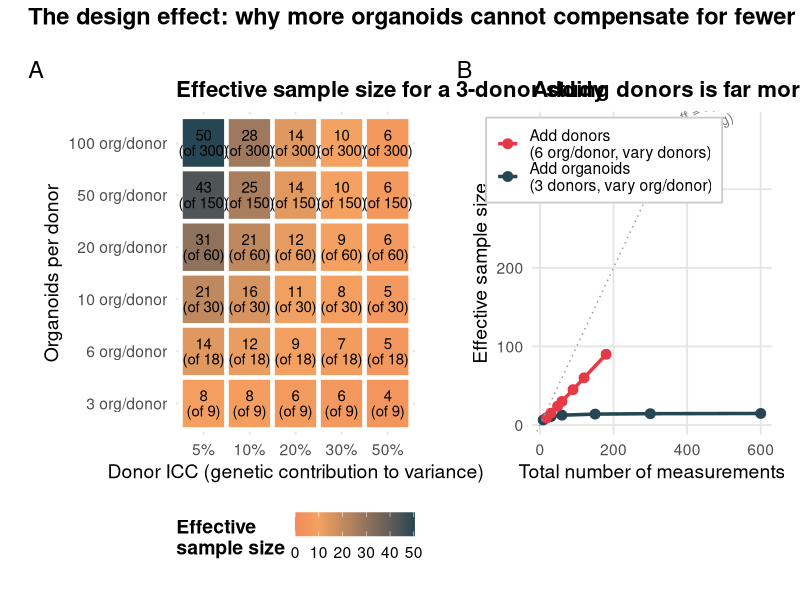
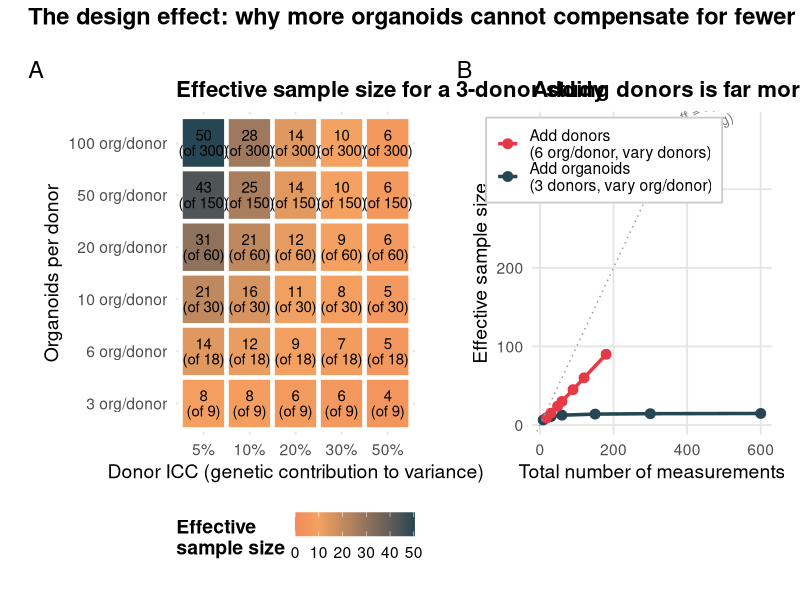
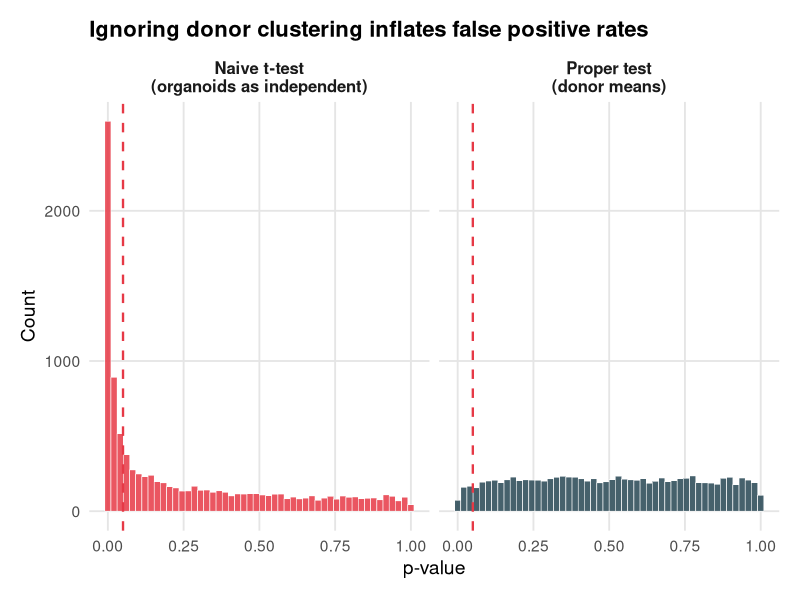
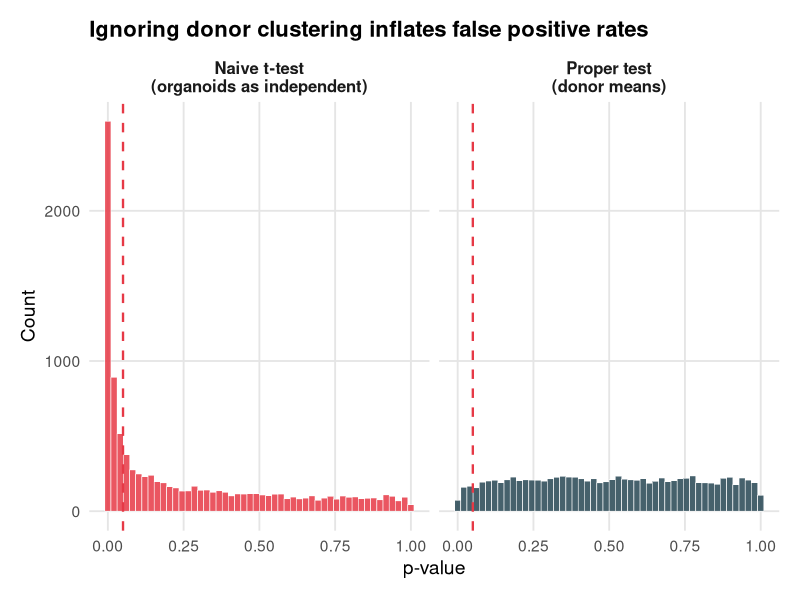
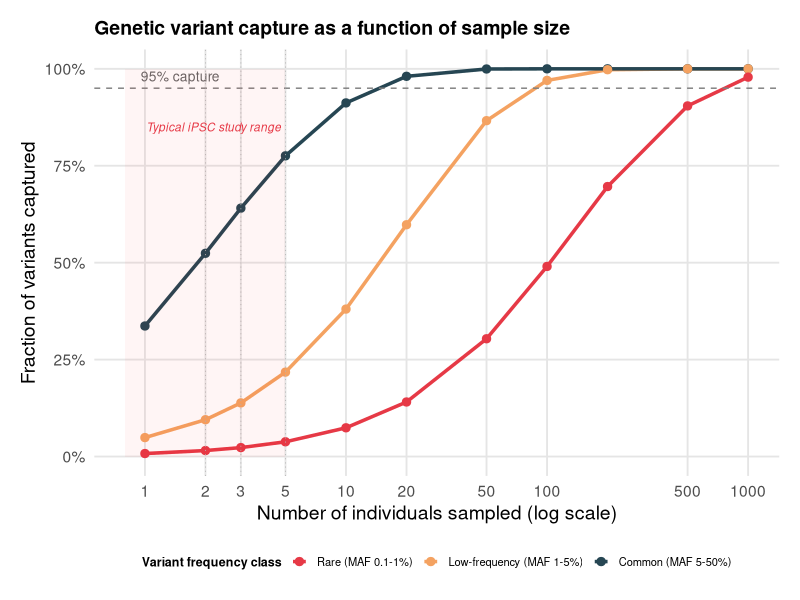
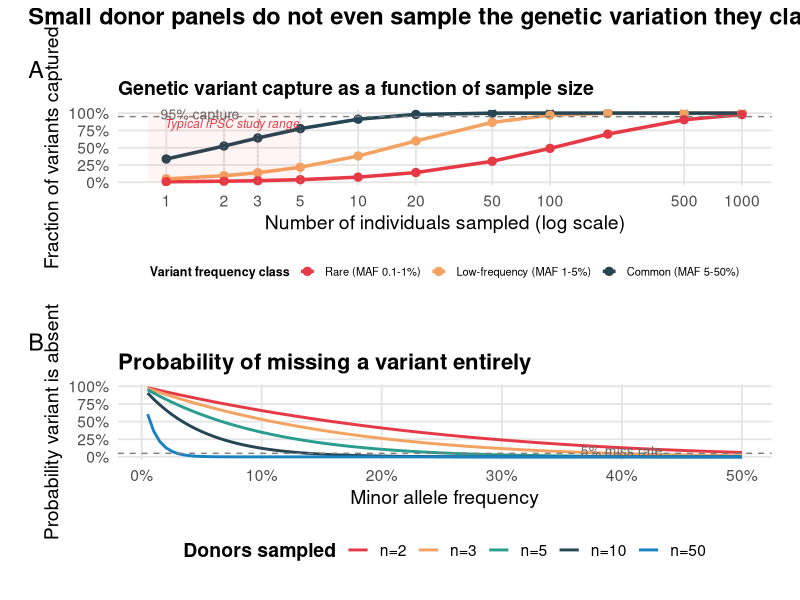
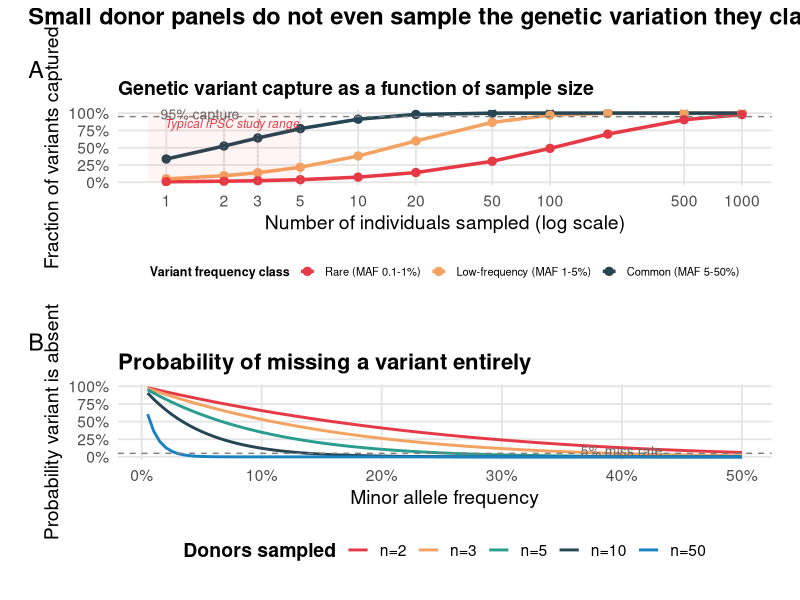
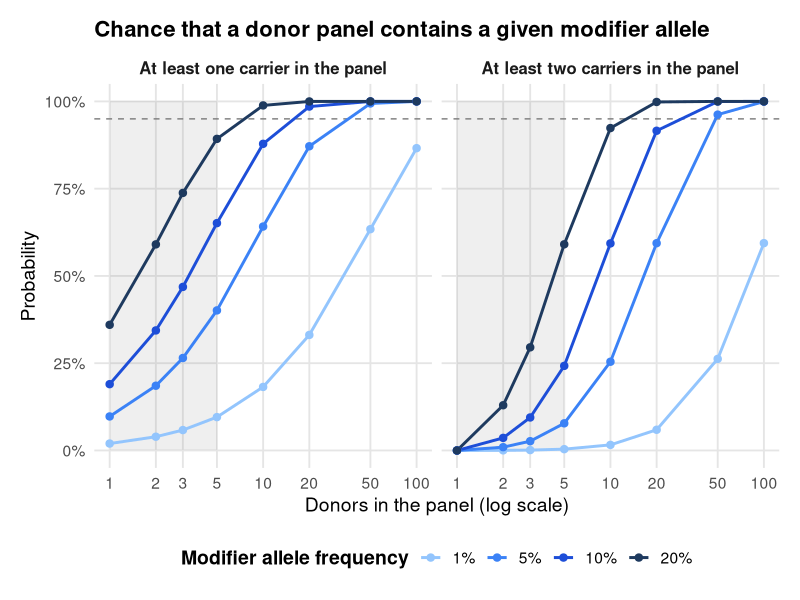

Generate these figures, in order, with R:
################################################################################
# Analytical Arguments: Design Effect, Population Genetics, and Exact CIs
#
# These three analyses require NO simulation, they are closed-form results
# that complement the Monte Carlo framework.
#
# Part A: Design Effect / Effective Sample Size
# Part B: Population Genetics, Variant Capture by n Individuals
# Part C: Exact Confidence Intervals for ICC from F-distribution
#
################################################################################


library(ggplot2)
library(dplyr)
library(tidyr)
library(patchwork)
library(scales)


theme_pub <- theme_minimal(base_size = 14) +
  theme(
    plot.title = element_text(face = "bold", size = 16, hjust = 0),
    plot.subtitle = element_text(size = 11, color = "grey40", hjust = 0),
    panel.grid.minor = element_blank(),
    panel.grid.major = element_line(color = "grey90"),
    legend.position = "bottom",
    legend.title = element_text(face = "bold"),
    strip.text = element_text(face = "bold", size = 12),
    plot.margin = margin(15, 15, 15, 15)
  )


################################################################################
# PART A: DESIGN EFFECT / EFFECTIVE SAMPLE SIZE
#
# The design effect (Kish, 1965) quantifies the loss of information due to
# clustering. When observations within a cluster (donor) are correlated,
# the effective sample size is smaller than the nominal sample size.
#
#   DEFF = 1 + (m - 1) * ICC
#   n_effective = n_total / DEFF
#
# where m = number of observations per cluster (organoids per donor)
# and ICC = intraclass correlation (donor-level variance / total variance).
#
# Consequences:
#   - p-values from naive tests (ignoring clustering) are anti-conservative
#   - confidence intervals are too narrow
#   - the "large n" from many organoids is misleading
#
################################################################################

cat("=== PART A: Design Effect ===\n\n")

# Parameter grid
n_donors_vec <- c(1, 2, 3, 5, 10)
m_per_donor  <- c(3, 6, 10, 20, 50, 100)
icc_vec      <- c(0.05, 0.10, 0.20, 0.30, 0.50)

# Compute design effect table
deff_data <- expand.grid(
  n_donors = n_donors_vec,
  m = m_per_donor,
  icc = icc_vec
) %>%
  mutate(
    n_total = n_donors * m,
    deff = 1 + (m - 1) * icc,
    n_effective = n_total / deff,
    # Ratio: what fraction of your data is "real"?
    efficiency = n_effective / n_total,
    # Labels
    icc_label = paste0("ICC = ", icc * 100, "%"),
    config = paste0(n_donors, " donors \u00D7 ", m, " org.")
  )

# Print key examples
cat("Key examples (what your n really is):\n\n")
cat(sprintf("%-30s  %6s  %6s  %10s  %s\n",
            "Design", "Total", "ICC", "Effective", "Efficiency"))
cat(paste(rep("-", 75), collapse = ""), "\n")

examples <- deff_data %>%
  filter(
    (n_donors == 3 & m %in% c(6, 20, 50) & icc %in% c(0.10, 0.20, 0.30)) |
    (n_donors == 1 & m %in% c(50, 100) & icc %in% c(0.20, 0.30)) |
    (n_donors == 5 & m %in% c(10, 50) & icc %in% c(0.20, 0.30)) |
    (n_donors == 10 & m %in% c(10, 50) & icc %in% c(0.20, 0.30))
  ) %>%
  arrange(n_donors, m, icc)

for (i in 1:nrow(examples)) {
  row <- examples[i, ]
  cat(sprintf("%-30s  %6d  %5.0f%%  %10.1f  %5.0f%%\n",
              row$config, row$n_total, row$icc * 100,
              row$n_effective, row$efficiency * 100))
}

# ---------- FIGURE A1: Effective sample size heatmap ----------

heatmap_3d <- deff_data %>%
  filter(n_donors == 3) %>%
  mutate(
    m_label = factor(paste0(m, " org/donor"),
                     levels = paste0(m_per_donor, " org/donor")),
    icc_pct = factor(paste0(icc * 100, "%"),
                     levels = paste0(icc_vec * 100, "%")),
    eff_label = sprintf("%.0f\n(of %d)", n_effective, n_total)
  )

pA1 <- ggplot(heatmap_3d, aes(x = icc_pct, y = m_label, fill = n_effective)) +
  geom_tile(color = "white", linewidth = 1.5) +
  geom_text(aes(label = eff_label), size = 3.8, lineheight = 0.85) +
  scale_fill_gradient2(
    low = "#E63946", mid = "#F4A261", high = "#264653",
    midpoint = 10, limits = c(0, NA)
  ) +
  labs(
    title = "Effective sample size for a 3-donor study",
    x = "Donor ICC (genetic contribution to variance)",
    y = "Organoids per donor",
    fill = "Effective\nsample size"
  ) +
  theme_pub +
  theme(panel.grid = element_blank(), axis.ticks = element_blank())

# ---------- FIGURE A2: Effective n across designs ----------

# Compare: what do you gain from more donors vs more organoids?
comparison_data <- bind_rows(
  # Strategy 1: add organoids (keep 3 donors)
  tibble(
    strategy = "Add organoids\n(3 donors, vary org/donor)",
    m = c(3, 6, 10, 20, 50, 100, 200),
    n_donors = 3,
    icc = 0.20
  ),
  # Strategy 2: add donors (keep 6 organoids)
  tibble(
    strategy = "Add donors\n(6 org/donor, vary donors)",
    m = 6,
    n_donors = c(3, 5, 8, 10, 15, 20, 30),
    icc = 0.20
  )
) %>%
  mutate(
    n_total = n_donors * m,
    deff = 1 + (m - 1) * icc,
    n_effective = n_total / deff
  )

pA2 <- ggplot(comparison_data,
              aes(x = n_total, y = n_effective, color = strategy)) +
  geom_line(linewidth = 1.2) +
  geom_point(size = 3) +
  geom_abline(slope = 1, intercept = 0, linetype = "dotted", color = "grey60") +
  annotate("text", x = 400, y = 380,
           label = "Ideal: n_eff = n_total\n(no clustering)",
           color = "grey50", size = 3.5, hjust = 0.5, angle = 25) +
  scale_color_manual(values = c("#E63946", "#264653")) +
  labs(
    title = "Adding donors is far more efficient than adding organoids",
    x = "Total number of measurements",
    y = "Effective sample size",
    color = NULL
  ) +
  theme_pub +
  theme(legend.position = c(0.3, 0.85),
        legend.background = element_rect(fill = "white", color = "grey80"))

pA <- pA1 + pA2 +
  plot_annotation(
    tag_levels = "A",
    title = paste0("The design effect: why more organoids cannot compensate ",
                   "for fewer donors"),
    theme = theme(plot.title = element_text(face = "bold", size = 17))
  )

ggsave("figA_design_effect.pdf", pA, width = 16, height = 8, dpi = 300)
ggsave("figA_design_effect.png", pA, width = 16, height = 8, dpi = 300)



# ---------- FIGURE A3: Anti-conservative p-values ----------
# Show what happens to a t-test when you ignore clustering

cat("\nSimulating anti-conservative p-values from naive t-test\n")

set.seed(42)
n_sims <- 10000

# Scenario: 3 donors per group, 20 organoids per donor, ICC=0.20
# Treatment has NO effect (null is true)
# Compare: naive t-test on all 60 obs vs proper test on donor means

naive_p <- numeric(n_sims)
proper_p <- numeric(n_sims)

n_per_group <- 3
m_per <- 20
icc_sim <- 0.20
donor_sd <- sqrt(icc_sim / (1 - icc_sim))  # residual SD = 1

for (sim in 1:n_sims) {
  # Group A: 3 donors, no treatment effect
  donors_a <- rnorm(n_per_group, 0, donor_sd)
  y_a <- rep(donors_a, each = m_per) + rnorm(n_per_group * m_per)
  donor_id_a <- rep(1:n_per_group, each = m_per)

  # Group B: 3 donors, no treatment effect (null is true)
  donors_b <- rnorm(n_per_group, 0, donor_sd)
  y_b <- rep(donors_b, each = m_per) + rnorm(n_per_group * m_per)
  donor_id_b <- rep(1:n_per_group, each = m_per)

  # Naive t-test: ignores clustering, treats all organoids as independent
  naive_p[sim] <- t.test(y_a, y_b)$p.value

  # Proper test: average within donor first, then test donor means
  means_a <- tapply(y_a, donor_id_a, mean)
  means_b <- tapply(y_b, donor_id_b, mean)
  proper_p[sim] <- t.test(means_a, means_b)$p.value
}

cat(sprintf("Naive t-test: false positive rate = %.1f%% (should be 5%%)\n",
            mean(naive_p < 0.05) * 100))
cat(sprintf("Proper test: false positive rate = %.1f%% (should be 5%%)\n",
            mean(proper_p < 0.05) * 100))

fpr_data <- data.frame(
  p_value = c(naive_p, proper_p),
  method = rep(c("Naive t-test\n(organoids as independent)",
                 "Proper test\n(donor means)"),
               each = n_sims)
)

pA3 <- ggplot(fpr_data, aes(x = p_value, fill = method)) +
  geom_histogram(bins = 50, alpha = 0.85, color = "white", linewidth = 0.2) +
  geom_vline(xintercept = 0.05, linetype = "dashed", color = "#E63946",
             linewidth = 0.8) +
  facet_wrap(~method, ncol = 2) +
  scale_fill_manual(values = c("#E63946", "#264653")) +
  labs(
    title = "Ignoring donor clustering inflates false positive rates",
    x = "p-value",
    y = "Count",
    fill = NULL
  ) +
  theme_pub +
  theme(legend.position = "none")

ggsave("figA3_anticonservative_p.pdf", pA3, width = 12, height = 5, dpi = 300)
ggsave("figA3_anticonservative_p.png", pA3, width = 12, height = 5, dpi = 300)


# Print the false positive rate table
cat("\n--- False positive rates by design (naive t-test, null is true) ---\n\n")
cat(sprintf("%-40s  %10s  %10s\n", "Design", "Naive FPR", "Nominal"))
cat(paste(rep("-", 65), collapse = ""), "\n")

for (nd in c(2, 3, 5, 10)) {
  for (mp in c(10, 20, 50)) {
    for (ic in c(0.10, 0.20, 0.30)) {
      ds <- sqrt(ic / (1 - ic))
      np <- numeric(2000)
      for (s in 1:2000) {
        ya <- rep(rnorm(nd, 0, ds), each = mp) + rnorm(nd * mp)
        yb <- rep(rnorm(nd, 0, ds), each = mp) + rnorm(nd * mp)
        np[s] <- t.test(ya, yb)$p.value
      }
      fpr <- mean(np < 0.05)
      if (fpr > 0.08) {  # only print problematic ones
        cat(sprintf("%2d donors \u00D7 %3d org, ICC=%2.0f%%   %9.1f%%  %10s\n",
                    nd, mp, ic * 100, fpr * 100, "5%"))
      }
    }
  }
}


################################################################################
# PART B: POPULATION GENETICS, VARIANT CAPTURE
#
# Completely independent of ICC estimation. This asks:
# How much common genetic variation is even REPRESENTED when you
# sample n individuals?
#
# For a variant with minor allele frequency p:
#   P(observed in at least one copy) = 1 - (1-p)^(2n)
#
# Integrate over the site frequency spectrum to get the expected
# fraction of all common variants captured.
################################################################################

cat("\n\n=== PART B: Population Genetics ===\n\n")

# Proportion of variants captured at a given MAF, for n individuals
p_capture <- function(maf, n) {
  1 - (1 - maf)^(2 * n)
}

# Expected proportion of variants captured across a MAF range
# Assuming neutral SFS: density proportional to 1/p (folded)
expected_capture <- function(n, maf_min = 0.01, maf_max = 0.50,
                              n_points = 1000) {
  mafs <- seq(maf_min, maf_max, length.out = n_points)
  # Neutral folded SFS: f(p) proportional to 1/p for p in (0, 0.5)
  weights <- 1 / mafs
  weights <- weights / sum(weights)

  capture_probs <- p_capture(mafs, n)
  weighted_capture <- sum(capture_probs * weights)

  return(weighted_capture)
}

# Compute for various n
n_individuals <- c(1, 2, 3, 5, 10, 20, 50, 100, 200, 500, 1000)

# Three MAF categories
capture_results <- data.frame()
for (n in n_individuals) {
  # Common variants (MAF 5-50%)
  common <- expected_capture(n, maf_min = 0.05, maf_max = 0.50)
  # Low-frequency (MAF 1-5%)
  low_freq <- expected_capture(n, maf_min = 0.01, maf_max = 0.05)
  # Rare (MAF 0.1-1%)
  rare <- expected_capture(n, maf_min = 0.001, maf_max = 0.01)

  capture_results <- rbind(capture_results, data.frame(
    n = n,
    common = common,
    low_freq = low_freq,
    rare = rare
  ))
}

cat("Fraction of genetic variants captured by n individuals:\n\n")
cat(sprintf("%6s  %10s  %10s  %10s\n",
            "n", "Common", "Low-freq", "Rare"))
cat(sprintf("%6s  %10s  %10s  %10s\n",
            "", "(5-50%)", "(1-5%)", "(0.1-1%)"))
cat(paste(rep("-", 42), collapse = ""), "\n")
for (i in 1:nrow(capture_results)) {
  cat(sprintf("%6d  %9.1f%%  %9.1f%%  %9.1f%%\n",
              capture_results$n[i],
              capture_results$common[i] * 100,
              capture_results$low_freq[i] * 100,
              capture_results$rare[i] * 100))
}

# ---------- FIGURE B1: Variant capture curves ----------

capture_long <- capture_results %>%
  pivot_longer(cols = c(common, low_freq, rare),
               names_to = "category", values_to = "fraction") %>%
  mutate(
    category = factor(category,
                      levels = c("rare", "low_freq", "common"),
                      labels = c("Rare (MAF 0.1-1%)",
                                 "Low-frequency (MAF 1-5%)",
                                 "Common (MAF 5-50%)"))
  )

pB1 <- ggplot(capture_long, aes(x = n, y = fraction, color = category)) +
  geom_line(linewidth = 1.2) +
  geom_point(size = 2.5) +
  geom_hline(yintercept = 0.95, linetype = "dashed", color = "grey50") +
  annotate("text", x = 1.5, y = 0.98, label = "95% capture",
           color = "grey40", size = 3.5) +
  geom_vline(xintercept = c(2, 3, 5), linetype = "dotted",
             color = "grey70", linewidth = 0.3) +
  annotate("rect", xmin = 0.8, xmax = 5, ymin = 0, ymax = 1,
           fill = "red", alpha = 0.04) +
  annotate("text", x = 2.2, y = 0.85,
           label = "Typical iPSC study range",
           color = "#E63946", size = 3, fontface = "italic") +
  scale_x_continuous(trans = "log10",
                     breaks = c(1, 2, 3, 5, 10, 20, 50, 100, 500, 1000)) +
  scale_y_continuous(labels = scales::percent, limits = c(0, 1)) +
  scale_color_manual(values = c("#E63946", "#F4A261", "#264653")) +
  labs(
    title = "Genetic variant capture as a function of sample size",
    x = "Number of individuals sampled (log scale)",
    y = "Fraction of variants captured",
    color = "Variant frequency class"
  ) +
  theme_pub + 
  theme(
    plot.title = element_text(size=14),
    legend.position = "bottom",
    legend.title = element_text(size = 9),
    legend.text = element_text(size = 8),
    legend.key.size = unit(0.8, "lines")
  )


tiff("../pics/fig_genetic_background.tiff", units = "in", res = 300, width = 7, height = 5)
print(pB1)
dev.off()



# ---------- FIGURE B2: What you miss at specific n ----------

maf_range <- seq(0.005, 0.50, by = 0.005)
miss_data <- expand.grid(maf = maf_range, n = c(2, 3, 5, 10, 50)) %>%
  mutate(
    p_miss = (1 - maf)^(2 * n),
    n_label = factor(paste0("n=", n),
                     levels = paste0("n=", c(2, 3, 5, 10, 50)))
  )

pB2 <- ggplot(miss_data, aes(x = maf, y = p_miss, color = n_label)) +
  geom_line(linewidth = 1) +
  geom_hline(yintercept = 0.05, linetype = "dashed", color = "grey50") +
  annotate("text", x = 0.4, y = 0.08, label = "5% miss rate",
           color = "grey40", size = 3.5) +
  scale_x_continuous(labels = scales::percent) +
  scale_y_continuous(labels = scales::percent) +
  scale_color_manual(values = c("#E63946", "#F4A261", "#2A9D8F",
                                "#264653", "#1982C4")) +
  labs(
    title = "Probability of missing a variant entirely",
    x = "Minor allele frequency",
    y = "Probability variant is absent",
    color = "Donors sampled"
  ) +
  theme_pub

pB <- pB1 / pB2 +
  plot_annotation(
    tag_levels = "A",
    title = paste0("Small donor panels do not even sample the genetic ",
                   "variation they claim to address"),
    theme = theme(plot.title = element_text(face = "bold", size = 17))
  )

ggsave("figB_popgen_capture.pdf", pB, width = 11, height = 12, dpi = 300)
ggsave("figB_popgen_capture.png", pB, width = 11, height = 12, dpi = 300)

cat("\nFigure B saved.\n")

# Key stats for manuscript
cat("\n--- Key statistics for manuscript text ---\n\n")

for (n_val in c(2, 3, 5, 10)) {
  # P(miss) for a 5% MAF variant
  p_miss_5pct <- (1 - 0.05)^(2 * n_val)
  # P(miss) for a 10% MAF variant
  p_miss_10pct <- (1 - 0.10)^(2 * n_val)

  common_captured <- capture_results$common[capture_results$n == n_val]
  lowfreq_captured <- capture_results$low_freq[capture_results$n == n_val]

  cat(sprintf("n=%2d: miss 5%%-MAF variant %.0f%% | miss 10%%-MAF variant %.0f%% | ",
              n_val, p_miss_5pct * 100, p_miss_10pct * 100))
  cat(sprintf("common captured %.1f%% | low-freq captured %.1f%%\n",
              common_captured * 100, lowfreq_captured * 100))
}


################################################################################
# PART B3: CAPTURE OF A SINGLE MODIFIER ALLELE
#
# if the phenotype depends on a modifier
# allele at frequency p, does the panel contain it?
#
#   P(at least one carrier among n donors)  = 1 - (1 - p)^(2n)
#
# One carrier among non-carriers is a single discordant donor, which cannot be
# told apart from line-to-line noise. Seeing the modifier act twice needs at
# least two carriers. With carrier frequency c = 1 - (1 - p)^2 (Hardy-Weinberg):
#
#   P(at least two carriers) = 1 - (1 - c)^n - n * c * (1 - c)^(n - 1)
#
#   P(at least one carrier and one non-carrier) = 1 - (1 - c)^n - c^n
################################################################################

cat("\n=== PART B3: Modifier capture ===\n\n")

p_two_carriers <- function(maf, n) {
  cf <- 1 - (1 - maf)^2
  1 - (1 - cf)^n - n * cf * (1 - cf)^(n - 1)
}

p_both_classes <- function(maf, n) {
  cf <- 1 - (1 - maf)^2
  1 - (1 - cf)^n - cf^n
}

modifier_mafs <- c(0.01, 0.05, 0.10, 0.20)
modifier_n    <- c(1, 2, 3, 5, 10, 20, 50, 100)

modifier_grid <- expand.grid(maf = modifier_mafs, n = modifier_n) %>%
  mutate(
    one_carrier  = p_capture(maf, n),
    two_carriers = p_two_carriers(maf, n),
    both_classes = p_both_classes(maf, n),
    maf_label = factor(paste0(maf * 100, "%"),
                       levels = paste0(modifier_mafs * 100, "%"))
  )

cat("P(panel contains at least one carrier) / P(at least two carriers), %\n\n")
cat(sprintf("  %-8s %s\n", "donors",
            paste(sprintf("MAF=%-9s", paste0(modifier_mafs * 100, "%")), collapse = " ")))
for (n_val in modifier_n) {
  r <- modifier_grid[modifier_grid$n == n_val, ]
  cat(sprintf("  %-8d %s\n", n_val,
              paste(sprintf("%5.1f / %5.1f ", r$one_carrier * 100,
                            r$two_carriers * 100), collapse = " ")))
}

cat("\nDonors needed for a 95% chance of at least two carriers:\n")
for (m in modifier_mafs) {
  n_need <- 2
  while (p_two_carriers(m, n_need) < 0.95) n_need <- n_need + 1
  cat(sprintf("  MAF %4.0f%%: %d donors\n", m * 100, n_need))
}

modifier_long <- modifier_grid %>%
  pivot_longer(cols = c(one_carrier, two_carriers),
               names_to = "event", values_to = "prob") %>%
  mutate(event = factor(event, levels = c("one_carrier", "two_carriers"),
                        labels = c("At least one carrier in the panel",
                                   "At least two carriers in the panel")))

pB3 <- ggplot(modifier_long, aes(x = n, y = prob, color = maf_label,
                                 group = maf_label)) +
  annotate("rect", xmin = 1, xmax = 5, ymin = 0, ymax = 1,
           fill = "grey50", alpha = 0.12) +
  geom_hline(yintercept = 0.95, linetype = "dashed", color = "grey50") +
  geom_line(linewidth = 1) +
  geom_point(size = 2.2) +
  facet_wrap(~event, nrow = 1) +
  scale_x_continuous(trans = "log10", breaks = modifier_n) +
  scale_y_continuous(labels = scales::percent, limits = c(0, 1)) +
  scale_color_manual(values = c("#93C5FD", "#3B82F6", "#1D4ED8", "#1E3A5F")) +
  labs(
    title = "Chance that a donor panel contains a given modifier allele",
    x = "Donors in the panel (log scale)",
    y = "Probability",
    color = "Modifier allele frequency"
  ) +
  theme_pub


tiff("pics/figB3.tiff", units = "in", res = 300, width = 7.5, height = 5)
print(pB3)
dev.off()


################################################################################
# PART C: EXACT CONFIDENCE INTERVALS FOR ICC
#
# For balanced one-way random effects (Shrout & Fleiss, 1979):
#   F = MS_between / MS_within follows F(a-1, a(k-1)) under H0
#
# The relationship between F and ICC:
#   F = 1 + k * ICC / (1 - ICC)
#   ICC = (F - 1) / (F + k - 1)
#
# Exact 95% CI for ICC (Thomas & Hultquist, 1978):
#   F_L = F / F_{1-alpha/2, df1, df2}   gives ICC lower bound
#   F_U = F * F_{1-alpha/2, df2, df1}   gives ICC upper bound
#
# This is not a simulation result, it's the exact, minimum-possible
# CI width under ideal (balanced, normal) conditions.
################################################################################

cat("\n\n=== PART C: Exact Confidence Intervals for ICC ===\n\n")

# Exact CI for ICC given a, k, and a target ICC
# Returns the expected CI at the population F value
exact_icc_ci <- function(a, k, true_icc, alpha = 0.05) {
  df1 <- a - 1
  df2 <- a * (k - 1)

  # Expected F under the true ICC
  F_expected <- 1 + k * true_icc / (1 - true_icc)

  # CI for F (using the Searle approach)
  F_crit_upper <- qf(1 - alpha / 2, df1, df2)
  F_crit_lower <- qf(alpha / 2, df1, df2)

  # Transform to ICC scale
  F_L <- F_expected / F_crit_upper
  F_U <- F_expected / F_crit_lower

  icc_lower <- max((F_L - 1) / (F_L + k - 1), 0)
  icc_upper <- min((F_U - 1) / (F_U + k - 1), 1)

  return(list(
    lower = icc_lower,
    upper = icc_upper,
    width = icc_upper - icc_lower,
    a = a,
    k = k,
    true_icc = true_icc,
    F_expected = F_expected
  ))
}

# Build table
ci_data <- data.frame()
for (a in c(2, 3, 5, 10, 20, 50, 100)) {
  for (k in c(6)) {
    for (icc in c(0.05, 0.10, 0.20, 0.30, 0.50)) {
      res <- exact_icc_ci(a, k, icc)
      ci_data <- rbind(ci_data, data.frame(
        n_donors  = a,
        k = k,
        true_icc = icc,
        ci_lower = res$lower,
        ci_upper = res$upper,
        ci_width = res$width
      ))
    }
  }
}

cat("Exact 95% CI width for ICC under ideal conditions (k=6 reps/donor):\n\n")
cat(sprintf("%8s  %10s  %12s  %20s  %10s\n",
            "Donors", "True ICC", "CI Width",
            "95% CI", "Useful?"))
cat(paste(rep("-", 68), collapse = ""), "\n")

for (i in 1:nrow(ci_data)) {
  row <- ci_data[i, ]
  useful <- ifelse(row$ci_width < 0.20, "Possibly",
                   ifelse(row$ci_width < 0.40, "Marginal", "No"))
  cat(sprintf("%8d  %9.0f%%  %11.0f pp  [%5.1f%%, %5.1f%%]  %10s\n",
              row$n_donors, row$true_icc * 100, row$ci_width * 100,
              row$ci_lower * 100, row$ci_upper * 100, useful))
}

# ---------- FIGURE C1: CI width by sample size ----------

ci_plot_data <- ci_data %>%
  mutate(
    icc_label = factor(paste0(true_icc * 100, "%"),
                       levels = paste0(c(5, 10, 20, 30, 50), "%"))
  )

palette_icc <- c(
  "5%" = "#BFDBFE",
  "10%" = "#93C5FD",
  "20%" = "#3B82F6",
  "30%" = "#1D4ED8",
  "50%" = "#1E3A5F"
)

pC1 <- ggplot(ci_plot_data, aes(x = n_donors, y = ci_width,
                                 color = icc_label)) +
  geom_line(linewidth = 1.2) +
  geom_point(size = 3) +
  # geom_hline(yintercept = 0.20, linetype = "dashed", color = "grey50") +
  # annotate("text", x = 80, y = 0.23,
  #          label = "20 pp width\n(minimally informative)",
  #          color = "grey40", size = 3, hjust = 1) +
  annotate("rect", xmin = 1.5, xmax = 5, ymin = 0, ymax = 1,
           fill = "red", alpha = 0.04) +
  scale_x_continuous(trans = "log10",
                     breaks = c(2, 3, 5, 10, 20, 50, 100)) +
  scale_y_continuous(labels = function(x) paste0(x * 100, " pp"),
                     limits = c(0, 1)) +
  scale_color_manual(values = palette_icc) +
  labs(
    title = "Exact 95% CI width for ICC under ideal conditions",
    x = "Number of donors (log scale)",
    y = "95% CI width (percentage points)",
    color = "True ICC"
  ) +
  theme_pub + 
  theme(
    plot.title = element_text(size=14)
  )


tiff("../pics/figC_CIs_1.tiff", units = "in", res = 300, width = 6, height = 5)
print(pC1)
dev.off()




# ---------- FIGURE C2: CI bands ----------

pC2 <- ggplot(ci_plot_data %>% filter(true_icc == 0.20),
              aes(x = n_donors)) +
  geom_ribbon(aes(ymin = ci_lower, ymax = ci_upper),
              fill = "#3B82F6", alpha = 0.25) +
  geom_line(aes(y = true_icc), color = "#E63946", linetype = "dashed",
            linewidth = 0.8) +
  geom_line(aes(y = ci_lower), color = "#3B82F6", linewidth = 0.8) +
  geom_line(aes(y = ci_upper), color = "#3B82F6", linewidth = 0.8) +
  annotate("text", x = 80, y = 0.24, label = "True ICC = 20%",
           color = "#E63946", size = 3.5, fontface = "bold") +
  scale_x_continuous(trans = "log10",
                     breaks = c(2, 3, 5, 10, 20, 50, 100)) +
  scale_y_continuous(labels = scales::percent, limits = c(0, 1)) +
  labs(
    title = "Exact 95% confidence band for ICC = 20%",
    x = "Number of donors (log scale)",
    y = "ICC"
  ) +
  theme_pub


tiff("../pics/figC_CIs_2.tiff", units = "in", res = 300, width = 6, height = 5)
print(pC2)
dev.off()


pC <- pC1 / pC2 +
  plot_annotation(
    tag_levels = "A",
    title = paste0("Mathematical proof: ICC cannot be meaningfully estimated ",
                   "at small n"),
    subtitle = paste0("Exact confidence intervals from F-distribution | ",
                      "No simulation assumptions"),
    theme = theme(
      plot.title = element_text(face = "bold", size = 17),
      plot.subtitle = element_text(size = 12, color = "grey40")
    )
  )

ggsave("figC_exact_ci.pdf", pC, width = 11, height = 12, dpi = 300)
ggsave("figC_exact_ci.png", pC, width = 11, height = 12, dpi = 300)

################################################################################
# PART D: CONCORDANCE ACROSS DONORS
#
# A phenotype reproduced in every donor of a small panel is usually read as
# robust to genetic background. Let pi be the fraction of genetic backgrounds
# in the population that show the phenotype.
#
# D1. If all n donors show it, the exact one-sided 95% lower confidence bound
#     on pi (Clopper & Pearson, 1934) is
#         pi_L = alpha^(1/n)
#     For x of n concordant the bound is qbeta(alpha, x, n - x + 1).
#
# D2. Conversely, when the true fraction is pi, all n donors agree with
#     probability pi^n, so a unanimous small panel is common even when a
#     substantial share of backgrounds does not show the phenotype.
#
################################################################################

cat("\n=== PART D: Concordance across donors ===\n\n")

concordance_lower <- function(x, n, alpha = 0.05) {
  ifelse(x == 0, 0, qbeta(alpha, x, n - x + 1))
}

conc_n <- c(1, 2, 3, 4, 5, 7, 10, 15, 20, 30, 50, 100)

conc_table <- data.frame(n = conc_n) %>%
  mutate(
    all_agree     = concordance_lower(n, n),
    one_discordant = ifelse(n >= 2, concordance_lower(n - 1, n), NA_real_)
  )

cat("95% lower bound on the fraction of backgrounds showing the phenotype\n\n")
cat(sprintf("  %-8s %14s %20s\n", "donors", "all n agree", "n - 1 of n agree"))
for (i in seq_len(nrow(conc_table))) {
  r <- conc_table[i, ]
  cat(sprintf("  %-8d %13.0f%% %19s\n", r$n, r$all_agree * 100,
              ifelse(is.na(r$one_discordant), "-",
                     sprintf("%.0f%%", r$one_discordant * 100))))
}

cat("\nDonors, all concordant, needed to bound the fraction from below:\n")
for (target in c(0.50, 0.80, 0.90, 0.95)) {
  cat(sprintf("  at least %2.0f%% of backgrounds: %d donors\n",
              target * 100, ceiling(log(0.05) / log(target))))
}

unanimity_grid <- expand.grid(pi = c(0.5, 0.6, 0.7, 0.8, 0.9), n = c(2, 3, 5, 10, 20)) %>%
  mutate(p_unanimous = pi^n)

cat("\nP(all n donors show the phenotype) when a fraction pi of backgrounds does, %\n\n")
cat(sprintf("  %-8s %s\n", "pi",
            paste(sprintf("n=%-5d", c(2, 3, 5, 10, 20)), collapse = " ")))
for (pv in c(0.5, 0.6, 0.7, 0.8, 0.9)) {
  r <- unanimity_grid[unanimity_grid$pi == pv, ]
  cat(sprintf("  %-8s %s\n", paste0(pv * 100, "%"),
              paste(sprintf("%5.1f  ", r$p_unanimous * 100), collapse = " ")))
}

conc_long <- conc_table %>%
  tidyr::pivot_longer(cols = c(all_agree, one_discordant),
               names_to = "outcome", values_to = "lower") %>%
  filter(!is.na(lower)) %>%
  mutate(outcome = factor(outcome, levels = c("all_agree", "one_discordant"),
                          labels = c("All n donors agree", "n - 1 of n donors agree")))

pD <- ggplot(conc_long, aes(x = n, y = lower, color = outcome, group = outcome)) +
  annotate("rect", xmin = 1, xmax = 5, ymin = 0, ymax = 1,
           fill = "grey50", alpha = 0.12) +
  geom_line(linewidth = 1) +
  geom_point(size = 2.2) +
  scale_x_continuous(trans = "log10", breaks = c(1, 2, 3, 5, 10, 20, 50, 100)) +
  scale_y_continuous(labels = scales::percent, limits = c(0, 1)) +
  scale_color_manual(values = c("#264653", "#F4A261")) +
  labs(
    title = "What concordance across donors establishes",
    subtitle = paste0("95% lower bound on the fraction of genetic backgrounds ",
                      "showing the phenotype."),
    x = "Donors tested (log scale)",
    y = "Lower bound on fraction of backgrounds",
    color = NULL
  ) +
  theme_pub

tiff("pics/fig2_genetic_background.tiff", units = "in", res = 300, width = 7, height = 5)
print(pD)
dev.off()




################################################################################
# SUMMARY TABLE: All three analytical arguments combined
################################################################################

cat("\n\n")
cat("################################################################\n")
cat("# COMBINED SUMMARY FOR MANUSCRIPT                             #\n")
cat("################################################################\n\n")

cat("For a study with 3 donors, 6 organoids per donor, ICC = 20%:\n\n")

deff_3 <- 1 + (6 - 1) * 0.20
neff_3 <- 18 / deff_3
ci_3 <- exact_icc_ci(3, 6, 0.20)
common_3 <- capture_results$common[capture_results$n == 3]
lowfreq_3 <- capture_results$low_freq[capture_results$n == 3]
miss_5pct_3 <- (1 - 0.05)^6

cat(sprintf("DESIGN EFFECT:DEFF = %.1f | effective n = %.1f (of 18 nominal)\n",
            deff_3, neff_3))
cat(sprintf("EXACT CI: 95%% CI for ICC = [%.1f%%, %.1f%%] (width = %.0f pp)\n",
            ci_3$lower * 100, ci_3$upper * 100, ci_3$width * 100))
cat(sprintf("VARIANT CAPTURE: %.1f%% of common variants, %.1f%% of low-frequency\n",
            common_3 * 100, lowfreq_3 * 100))
cat(sprintf("%.0f%% chance of completely missing a 5%%-MAF variant\n",
            miss_5pct_3 * 100))
